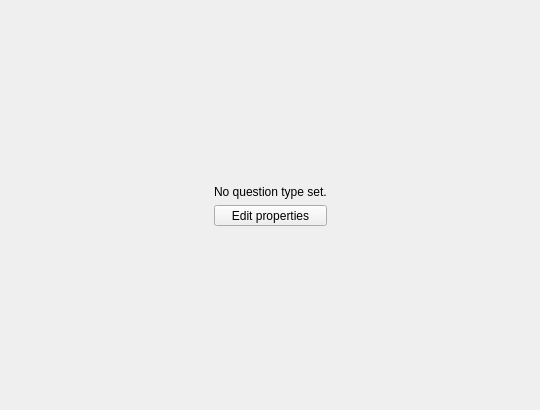
<?xml version="1.0" encoding="UTF-8"?>
<ui version="4.0">
 <class>QuestionsView</class>
 <widget class="QWidget" name="QuestionsView">
  <property name="geometry">
   <rect>
    <x>0</x>
    <y>0</y>
    <width>540</width>
    <height>410</height>
   </rect>
  </property>
  <layout class="QHBoxLayout" name="horizontalLayout_3">
   <item>
    <widget class="QStackedWidget" name="stacked_widget">
     <widget class="QWidget" name="no_type">
      <layout class="QVBoxLayout" name="verticalLayout_2">
       <item>
        <layout class="QGridLayout" name="gridLayout">
         <item row="1" column="2">
          <spacer name="horizontalSpacer_2">
           <property name="orientation">
            <enum>Qt::Horizontal</enum>
           </property>
           <property name="sizeHint" stdset="0">
            <size>
             <width>40</width>
             <height>20</height>
            </size>
           </property>
          </spacer>
         </item>
         <item row="0" column="1">
          <spacer name="verticalSpacer_3">
           <property name="orientation">
            <enum>Qt::Vertical</enum>
           </property>
           <property name="sizeHint" stdset="0">
            <size>
             <width>20</width>
             <height>40</height>
            </size>
           </property>
          </spacer>
         </item>
         <item row="1" column="0">
          <spacer name="horizontalSpacer">
           <property name="orientation">
            <enum>Qt::Horizontal</enum>
           </property>
           <property name="sizeHint" stdset="0">
            <size>
             <width>40</width>
             <height>20</height>
            </size>
           </property>
          </spacer>
         </item>
         <item row="2" column="1">
          <spacer name="verticalSpacer_2">
           <property name="orientation">
            <enum>Qt::Vertical</enum>
           </property>
           <property name="sizeHint" stdset="0">
            <size>
             <width>20</width>
             <height>40</height>
            </size>
           </property>
          </spacer>
         </item>
         <item row="1" column="1">
          <layout class="QVBoxLayout" name="verticalLayout_3">
           <item>
            <widget class="QLabel" name="label">
             <property name="text">
              <string>No question type set.</string>
             </property>
            </widget>
           </item>
           <item>
            <widget class="QToolButton" name="properties_button">
             <property name="sizePolicy">
              <sizepolicy hsizetype="Preferred" vsizetype="Fixed">
               <horstretch>0</horstretch>
               <verstretch>0</verstretch>
              </sizepolicy>
             </property>
             <property name="text">
              <string>Edit properties</string>
             </property>
             <property name="iconSize">
              <size>
               <width>32</width>
               <height>32</height>
              </size>
             </property>
             <property name="toolButtonStyle">
              <enum>Qt::ToolButtonTextUnderIcon</enum>
             </property>
            </widget>
           </item>
          </layout>
         </item>
        </layout>
       </item>
      </layout>
     </widget>
     <widget class="QWidget" name="has_type">
      <layout class="QVBoxLayout" name="verticalLayout">
       <item>
        <widget class="QTabWidget" name="type_tab"/>
       </item>
      </layout>
     </widget>
    </widget>
   </item>
  </layout>
 </widget>
 <resources>
  <include location="../resources/icons.qrc"/>
  <include location="../resources/locale.qrc"/>
 </resources>
 <connections/>
</ui>
